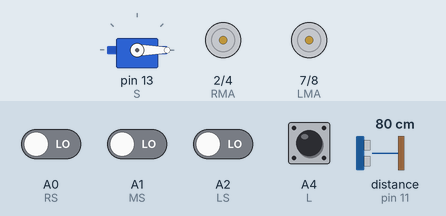
Recording of a sketch running on a simulated Arduino Uno, built with avr-gcc and run on an emulated ATmega328P. On the bench: servo, motor-driver pin pairs drawn as motors (green arrow = first pin HIGH = forward, orange = second pin HIGH = backward, longer = more drive, scaled by the enable pin). Wiring (inferred from the names in the program): ultrasonic range finder: trigger pin 12; echo pin 11. Inputs (shaded band) come from the test bench; at power-on: A4 (L) HIGH, A0 (RS), A1 (MS), A2 (LS) LOW, distance to the obstacle (sensor on pin 11) 80 cm. The echo pulse lasts 58.3 µs per cm.

Above: at 1.2 s.
1.3 s: distance to the obstacle (sensor on pin 11) set to 24 cm
4.3 s: distance to the obstacle (sensor on pin 11) set to 18 cm
7.3 s: distance to the obstacle (sensor on pin 11) set to 9 cm
10.3 s: distance to the obstacle (sensor on pin 11) set to 6 cm
At 11.7 s:
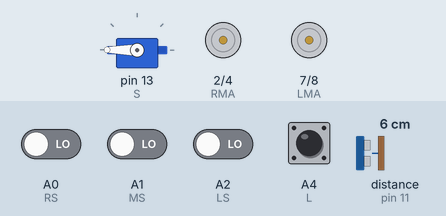
13.3 s: A2 (LS) driven HIGH
16.3 s: A2 (LS) driven LOW
Timing chart, 0 to 19.3 s (numbered marks = the images above; inputs shaded):
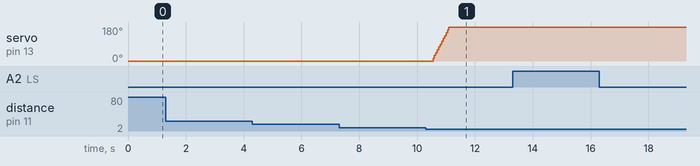

The sketch:

linetrack.ino
```cpp
#include <Servo.h>
Servo S;

//define inputs
#define LS A2
#define MS A1
#define RS A0
#define R A3    //extreme right sensor
#define L A4    //extreme left sensor
#define echoPin 11

//define outputs
#define enL 3
#define LMA 7
#define LMB 8
#define enR 6
#define RMA 2
#define RMB 4
#define trigPin 12

void setup()
{
  pinMode(LS,INPUT);
  pinMode(MS,INPUT);
  pinMode(RS,INPUT);


  pinMode(trigPin, OUTPUT);
  pinMode(echoPin, INPUT);

  S.attach(13);
  S.write(0);

  pinMode(enL,OUTPUT);
  pinMode(LMA,OUTPUT);
  pinMode(LMB,OUTPUT);
  pinMode(enR,OUTPUT);
  pinMode(RMA,OUTPUT);
  pinMode(RMB,OUTPUT);

  /*analogWrite(enL, 200);
  analogWrite(enR, 200);*/

  Serial.begin(9600);
}

//possible improvements: 1. combine all movement functions, 2. use PWM even w/o enable pins
void forward()
{
   digitalWrite(LMA, HIGH);
   digitalWrite(LMB, LOW);
   digitalWrite(RMA, HIGH);
   digitalWrite(RMB, LOW);
}

void turnLeft()
{

  digitalWrite(LMA, LOW);
  digitalWrite(LMB, LOW);
  digitalWrite(RMA, HIGH);
  digitalWrite(RMB, LOW);
}

void turnRight()
{
   digitalWrite(LMA, HIGH);
   digitalWrite(LMB, LOW);
   digitalWrite(RMA, LOW);
   digitalWrite(RMB, LOW);
}

void reverse()
{
   digitalWrite(LMA, LOW);
   digitalWrite(LMB, HIGH);
   digitalWrite(RMA, LOW);
   digitalWrite(RMB, HIGH);
}

void sharpRight()
{
   digitalWrite(LMA, HIGH);
   digitalWrite(LMB, LOW);
   digitalWrite(RMA, LOW);
   digitalWrite(RMB, HIGH);
}

void sharpLeft()
{
   digitalWrite(LMA, LOW);
   digitalWrite(LMB, HIGH);
   digitalWrite(RMA, HIGH);
   digitalWrite(RMB, LOW);
}

void halt()
{
  digitalWrite(LMA, LOW);
  digitalWrite(LMB, LOW);
  digitalWrite(RMA, LOW);
  digitalWrite(RMB, LOW);
}

long duration;
int distance;
int angle=0;
bool box=false;
int dMin=4;
int dMax=7;
int turned=0;
char prev;

int findDistance()
{
  digitalWrite(trigPin, LOW);
  delayMicroseconds(2);
  digitalWrite(trigPin, HIGH);
  delayMicroseconds(10);
  digitalWrite(trigPin, LOW);

  duration = pulseIn(echoPin, HIGH);
  distance = duration*0.034/2;
  return distance;
}

void drop()
{
  for (; angle>=0; )
  {
    angle=angle-15;
    S.write(angle);
    delay(50);
  }
}

void grab()
{
  while(angle<=180)
  {
     angle=angle+15;
     S.write(angle);
     delay(50);
  }
}

int allWhite()
{return digitalRead(L) && digitalRead(LS) && digitalRead(MS) && digitalRead(RS) && digitalRead(R); }

void reacquire()
{
  switch(prev)
  {
    case 'R': do
              {
                sharpLeft(); delay(50);
                halt(); delay(100);
              } while(allWhite());
              break;

    case 'L': do
              {
                sharpRight(); delay(50);
                halt(); delay(100);
              } while(allWhite());
              break;
  }
}

//digitalRead() returns true when IR sensor detects white line

void loop() {

  //grab box
  if((findDistance()>=dMin && findDistance()<=dMax) && box==false)
  {
      halt(); delay(200);
      grab();
      box=true;
  }

  //navigation
  else if (digitalRead(LS) && !digitalRead(MS) && digitalRead(RS))
    {forward();}
   else if (digitalRead(LS) && (!digitalRead(RS) || !(digitalRead(R))))
    {sharpRight(); prev='R';}
  else if ((!digitalRead(LS) || !digitalRead(L))&& digitalRead(RS))
    {sharpLeft(); prev='L';}

  //base reached
  else if (!digitalRead(LS) && digitalRead(MS) && !digitalRead(RS))
    {forward(); delay(25);}

  //correction
  else if(allWhite())
    {reacquire();}

   else if (!digitalRead(LS) && !digitalRead(MS) && !digitalRead(RS))
   {
      forward(); delay(25);

      if(box==true && turned==0)
        {
          sharpLeft(); delay(800);
          turned=1;
        }


       //for crooked tracks: direction depends on track
       else if (box==false && turned==0)
       {
          reverse(); delay(450);

         do
          {
            sharpLeft(); delay(50);
            halt(); delay(200);
           } while(findDistance()>20);

          sharpLeft(); delay(25);

           do
            {
               forward(); delay(25);
               halt(); delay(50);
            } while(findDistance()>6);

            halt(); delay(200);
            grab();
            box=true;

            sharpLeft(); delay(550);
            turned=1;
        }

        else if (box==true && turned==1 && (!digitalRead(LS) && digitalRead(MS) && !digitalRead(RS)))
        {
          reverse(); delay(500);
          halt(); delay(100);
          drop();
          while(1){;}
        }
   }

  delay(100);
  halt();
  delay(100);
}
```

Measured:
- the behaviour switches between 8 and 7 cm on distance to the obstacle (sensor on pin 11) (found by bisection; images 0 and 1)
- after the input at 10.3 s, servo on pin 13 (S): moves from 0° to 180° over 0.55 s, starting after 0.25 s
